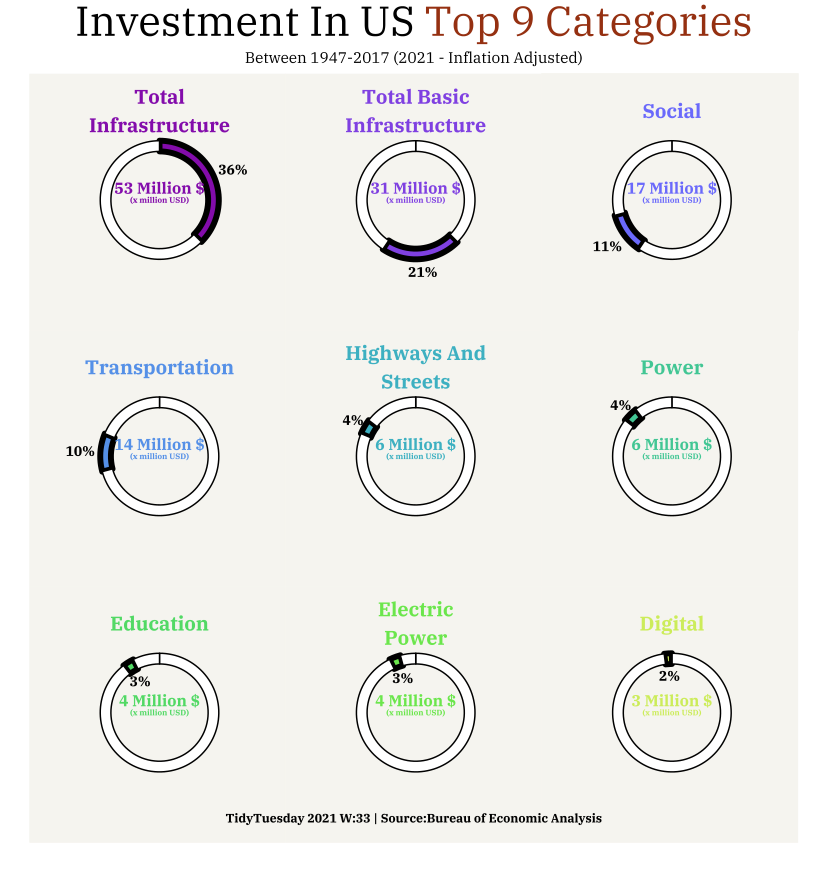

Reproduce this figure in R.
## TidyTuesday 2021 Week-33 /  BEA Infrastructure Investment

#Get Data
chain_investment <- readr::read_csv('https://raw.githubusercontent.com/rfordatascience/tidytuesday/master/data/2021/2021-08-10/chain_investment.csv')

library(dplyr)
library(ggplot2)
library(ggtext)
library(forcats)
library(patchwork)
library(showtext)
library(pals)

font_add_google("IBM Plex Serif", "IBMserif")

# Create doughnut chart ready dataframe for top 10 categories with; total investment, percentage and color(#Hex)
graph_data <- chain_investment %>% 
  group_by(meta_cat) %>% 
  summarise(total_investment=sum(gross_inv_chain)) %>% 
  mutate(inv_pct=round(total_investment/sum(total_investment)*100)) %>% 
  arrange(desc(inv_pct)) %>% 
  head(10) %>% 
  mutate(rect_x_max = cumsum(inv_pct),
         rect_x_min = rect_x_max - inv_pct)%>%
  mutate(meta_cat=fct_reorder(meta_cat,desc(total_investment))) %>% 
  mutate(group_color=cubicyf(n = 10))


# I define a function that creates special doughnut charts by categories
# Function arguments; main_group= use categories defined meta-cat column,
#                     pct_place= defines how far % value far from chart

##Function##
group_graph <- function(main_group, pct_place=12) {
  
  
single_part <- graph_data %>% filter(meta_cat==main_group) 
other_parts <- data.frame(other=c("first", "second"),
                          rect_x_max=c(single_part$rect_x_min, 96),
                          rect_x_min=c(0,single_part$rect_x_max))
  

single_part$meta_cat <- stringr::str_wrap(single_part$meta_cat, 13)
  
single_part%>% 
    ggplot() +
    
    geom_rect(
      aes(
        ymin = 1,
        ymax = 10,
        xmin = rect_x_min,
        xmax = rect_x_max,
          ),
      colour="black",
      fill=single_part$group_color ,
      size=2,) +
    
    coord_polar(theta = "x") +
    ylim(-40, 40) +
    xlim(0,96) +
    
    geom_rect(data=other_parts,
      aes(
        ymin = 1,
        ymax = 10,
        xmin = rect_x_min,
        xmax = rect_x_max
          ), 
      colour="black",
      fill = 'white') +
    
    geom_text(
      aes(
        x = 0, 
        y = 35,
        label = stringr::str_to_title(meta_cat)
          ),
      color = single_part$group_color,
      family="IBMserif",
      fontface = "bold",
      size=5) +
    
    geom_text(data=single_part,  
      aes(
        x=(rect_x_max+rect_x_min)/2, 
        y=3, 
        label=paste0(inv_pct, "%")
          ),
      family="IBMserif",
      fontface="bold",
      position = position_stack(vjust=pct_place),
      size=3.5)+
    
    geom_text(
      aes(
        x = 0, 
        y = -40,
        label = "(x million USD)"
          ),
      color = single_part$group_color,
      family="IBMserif",
      fontface = "bold",
      size=2,) +
  
    geom_text(
      aes(
        x = 0, 
        y = -30,
        label = paste0(round(total_investment/1000000,0), " Million $")
          ),
      color = single_part$group_color,
      family="IBMserif",
      fontface = "bold",
      size=4) +
  
    theme_minimal() +
    theme(
      axis.text.x = element_blank(),
      axis.text.y = element_blank(),
      axis.title = element_blank(),
      plot.background = element_rect(fill = "#F5F4EF", colour = "#F5F4EF"),
      panel.background = element_rect(fill = "#F5F4EF", colour = "#F5F4EF"),
      panel.grid = element_blank(),
      legend.position = "none"
         )
}
##Function[END]##
  
# Create a doughnut chart for each categories with "group_graph" function  
p1 <- group_graph("Total infrastructure",9)
p2 <- group_graph("Total basic infrastructure",7)
p3 <- group_graph("Social",9)
p4 <- group_graph("Transportation",9)
p5 <- group_graph("Highways and streets",7)
p6 <- group_graph("Power",7)
p7 <- group_graph("Education", -3)
p8 <- group_graph("Electric power",-3)
p9 <- group_graph("Air /water /other transportation")
p10 <- group_graph("Digital",-3)
  
# Define patchwork layout 3x3
# Exclude  (p9) "Air /water /other transportation"
patch <- (p1+p2+p3) / (p4+p5+p6) / (p7+p8+p10) #no "p9"

showtext_auto()

# Add title, subtitle and caption and define positions for each 
patch +
  plot_annotation(
    title = "Investment In US <span style='color:#953011;'>Top 9 Categories</span>",
    subtitle = "Between 1947-2017 (2021 - Inflation Adjusted)",
    caption =  "TidyTuesday 2021 W:33 | Source:Bureau of Economic Analysis",
    theme = theme(plot.title = element_markdown(hjust = 0.5, family = "IBMserif", size=30),
                  plot.subtitle = element_markdown(hjust = 0.5, family ="IBMserif"),
                  plot.caption = element_text(hjust = 0.5, vjust = 15, face="bold", family ="IBMserif")))

# Save output as PDF format 
ggsave("2021_TidyTuesday_W33.pdf",
       width = 8.27, height = 8.69, units="in", device = "pdf") 
